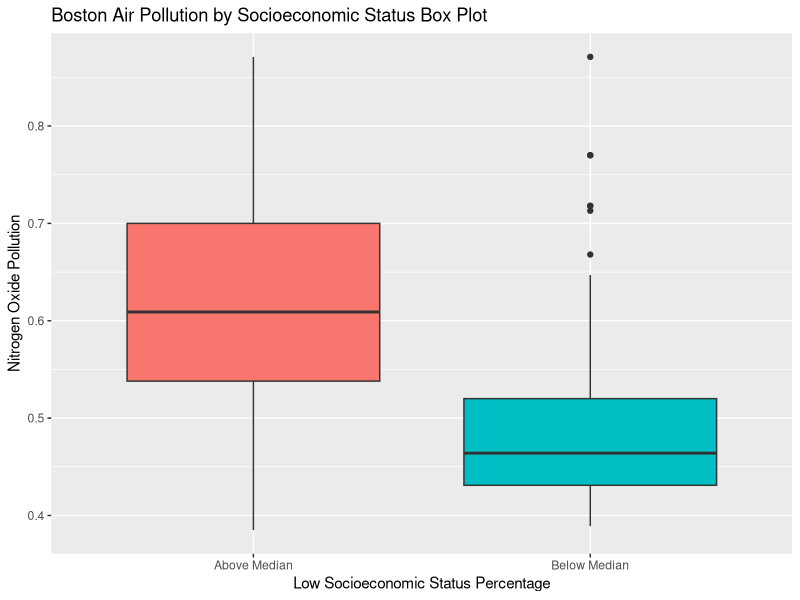
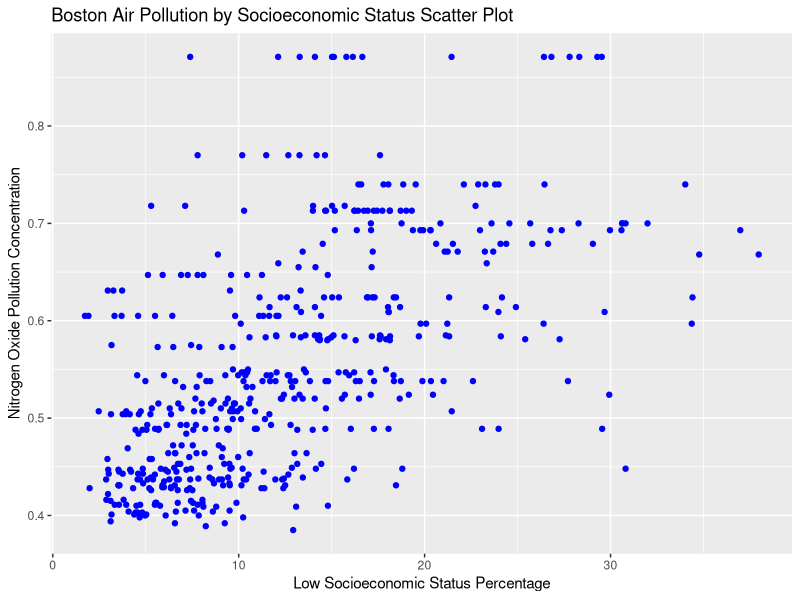
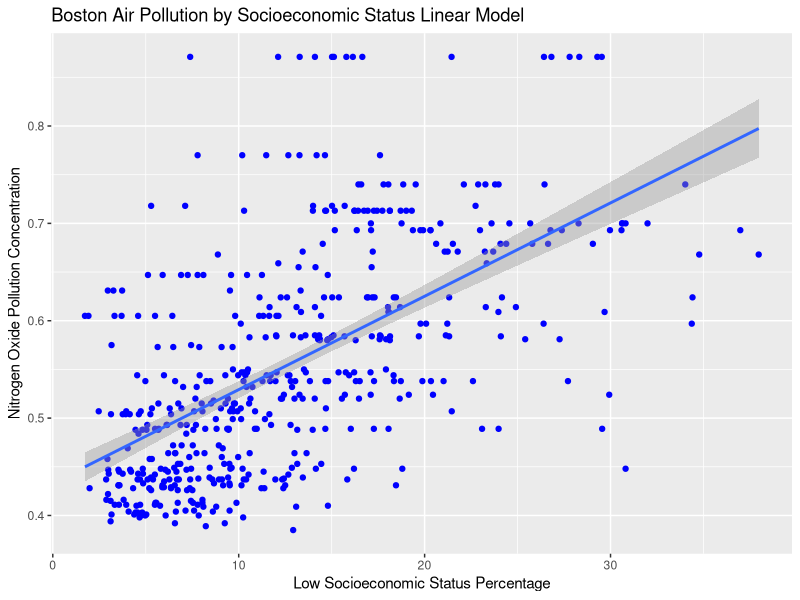
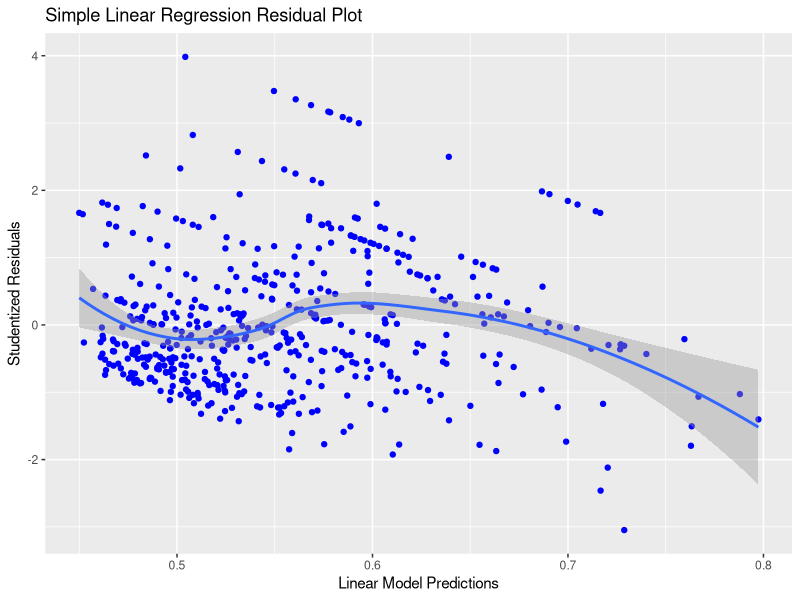

These figures' R source, in order:
## ---- chunk 1
knitr::opts_chunk$set(echo = TRUE)
## ---- chunk 2
#load libraries
library(MASS)
library(ggplot2)

#assign the Boston data set to df
df = Boston

#create a column that shows whether the low socioeconomic status
#percentage is below or above the median
df$lstat.med = ifelse(df$lstat > median(df$lstat), "Above Median",
                      "Below Median")

#make a box plot of the air pollution by socioeconomic status
ggplot(df)+
  geom_boxplot(aes(x = lstat.med, y = nox, fill = lstat.med)) +
  labs(x = "Low Socioeconomic Status Percentage", 
       y = "Nitrogen Oxide Pollution",
       title = "Boston Air Pollution by Socioeconomic Status Box Plot") +
  theme(legend.position = "none")
## ---- chunk 3
#compare mean air pollution by socioeconomic status category of 
#below or above median
mean(df$nox[df$lstat.med == "Above Median"])
mean(df$nox[df$lstat.med == "Below Median"])

#conduct t-test of the two groups
t.test(nox ~ lstat.med, data = df)
#t test is highly significant
## ---- chunk 4
#make a scatter plot of air pollution by socioeconomic status
ggplot(df) +
  geom_point(aes(x = lstat, y = nox), color = "blue") + 
  labs(x = "Low Socioeconomic Status Percentage",
       y = "Nitrogen Oxide Pollution Concentration", 
       title = "Boston Air Pollution by Socioeconomic Status Scatter Plot")
## ---- chunk 5
#create simple linear regression model
lm.pollution = lm(nox ~ lstat, data = df)

#get linear regression summary
summary(lm.pollution)
## ---- chunk 6
#make a scatter plot of air pollution by socioeconomic status with model
ggplot(df, aes(x = lstat, y = nox)) +
  geom_point(color = "blue") + 
  labs(x = "Low Socioeconomic Status Percentage",
       y = "Nitrogen Oxide Pollution Concentration", 
       title = "Boston Air Pollution by Socioeconomic Status Linear Model") +
  geom_smooth(method = lm)

## ---- chunk 7
#create a data frame with the predicitions and studentized residuals
df.linassess = data.frame(preds = predict(lm.pollution),
                         resids = rstudent(lm.pollution))

#create residual plot
ggplot(df.linassess, aes(x = preds, y = resids))+
  geom_point(color = "blue") +
  labs(x = "Linear Model Predictions",
       y = "Studentized Residuals",
       title = "Simple Linear Regression Residual Plot") +
  geom_smooth()

